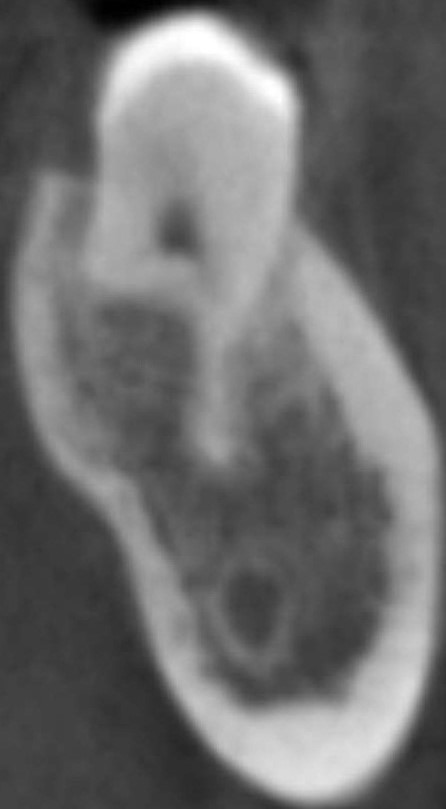
#> input picture Preprocessing M3 and MC/Preprocess Code/M3_Dataset/m3_1_1.jpg, 446 x 809 px
$ jupyter execute --allow-errors 'Preprocess (1)prototype.ipynb'
#> lines starting #> are read from the running program, lines starting #| are printed output that depends on the picture; after the words box and inside, x2 and y2 are one past the last pixel; in counts of white or black regions, pixels touching at a corner belong together
[cell 1]
import cv2
import numpy as np
from matplotlib import pyplot as plt

[cell 2]
def _plt(img, cmap,title, fsize,p):
    if p == 0:
        plt.title(title, fontsize=fsize)
        plt.imshow(img, cmap=cmap)
    else:
        plt.imshow(img, cmap=cmap)

[cell 3]
# Read the image in grayscale
image = cv2.imread('M3_Dataset/m3_1_1.jpg', cv2.IMREAD_GRAYSCALE)
#> image is the input picture: shape (809, 446); min 0, max 255, mean 109.5
_plt(image, 'gray', 'Grayscale Image', 12, 0)

[cell 4]
# Noise Removal (Gaussian Blur)
blurred_image = cv2.GaussianBlur(image, (5, 5), 0)
_plt(blurred_image, 'gray', 'Blurred Image', 12, 0)

[cell 5]
# Smoothen Image (Median Blur)
smooth_image = cv2.medianBlur(blurred_image, 5)
_plt(smooth_image, 'gray', 'Smooth Image', 12, 0)

[cell 6]
# Sharpen Image
kernel = np.array([[-1, -1, -1],
                  [-1, 9, -1],
                  [-1, -1, -1]])
sharpened_image = cv2.filter2D(smooth_image, -1, kernel)
_plt(sharpened_image, 'gray', 'Sharpened Image', 12, 0)

[cell 7]
# Binarization (Simple Thresholding)
_, binary_image = cv2.threshold(smooth_image, 127, 255, cv2.THRESH_BINARY)
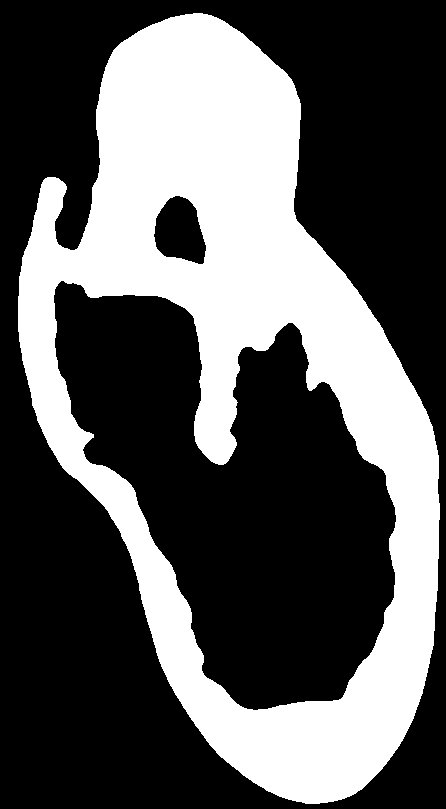
#> binary_image: shape (809, 446); 35% white; 1 white region, box (x1, y1, x2, y2) and area: (18, 13, 440, 804) 126411
_plt(binary_image, 'gray', 'Binary Image', 12, 0)

Region of Interest

Use ms paint on the image you will use, then you manually mark the ROI.
Then use python code to input the ROI

[cell 8]
# Define the region of interest (ROI) on the grayscale image
x1, y1, x2, y2 = 200, 558, 290, 665  # Specify the region coordinates

# Create a copy of the grayscale image
roi_image = image.copy()

# Apply a threshold value of 80 within the ROI using binary inverse
threshold_roi = 80  # Set the threshold value to 80 for the ROI
roi = roi_image[y1:y2, x1:x2]
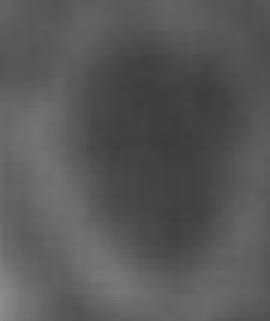
#> roi: shape (107, 90) (shown 3 times larger); min 60, max 139, mean 87.9
_, binary_inverse_roi = cv2.threshold(roi, threshold_roi, 255, cv2.THRESH_BINARY_INV)
#> binary_inverse_roi: shape (107, 90); 32% white; 4 white regions (2 under 20 px), largest, box (x1, y1, x2, y2) and area: (28, 12, 87, 87) 3002, (85, 8, 90, 26) 57
roi_image[y1:y2, x1:x2] = binary_inverse_roi
#> roi_image: shape (809, 446); 2.67% of pixels changed, all inside (x1, y1, x2, y2) = (200, 558, 290, 665)

# Set the rest of the image (outside the ROI) to be completely black
roi_image[:y1, :] = 0
roi_image[y2:, :] = 0
roi_image[:, :x1] = 0
roi_image[:, x2:] = 0
#> roi_image: shape (809, 446); 0.85% white; 4 white regions (2 under 20 px), largest, box (x1, y1, x2, y2) and area: (228, 570, 287, 645) 3002, (285, 566, 290, 584) 57

# Display the result
fig = plt.figure(figsize=(15, 5))
ax = fig.add_subplot(121)
_plt(binary_inverse_roi, 'gray', 'Binary Image (Mandibular Canal)', 12, 0)

ax = fig.add_subplot(122)
_plt(roi_image, 'gray', 'Mandibular Canal Detected (Binary Inverse Threshold)', 12, 1)

[cell 9]
# Display the result
fig = plt.figure(figsize=(15, 5))
ax = fig.add_subplot(121)
_plt(binary_image, 'gray', 'Binary Image', 12, 0)


ax = fig.add_subplot(122)
_plt(roi_image, 'gray', 'Mandibular Canal Detected (Binary Inverse Threshold)', 12, 1)

****

[cell 10]
def detect_mandibular_canal(image_path, x1, y1, x2, y2, threshold_roi=80):
    # Read the image in grayscale
    image = cv2.imread(image_path, cv2.IMREAD_GRAYSCALE)

    # Create a copy of the grayscale image
    roi_image = image.copy()

    # Apply a threshold value within the ROI using binary inverse
    roi = roi_image[y1:y2, x1:x2]
    _, binary_inverse_roi = cv2.threshold(roi, threshold_roi, 255, cv2.THRESH_BINARY_INV)
    roi_image[y1:y2, x1:x2] = binary_inverse_roi

    # Set the rest of the image (outside the ROI) to be completely black
    roi_image[:y1, :] = 0
    roi_image[y2:, :] = 0
    roi_image[:, :x1] = 0
    roi_image[:, x2:] = 0

    # Display the result

    ax = fig.add_subplot(122)
    _plt(roi_image, 'gray', 'Mandibular Canal Detected (Binary Inverse Threshold)', 12, 1)

[cell 11]
def binarize_with_threshold(image, threshold_value):
    # Binarization (Simple Thresholding)
    _, binary_image = cv2.threshold(image, threshold_value, 255, cv2.THRESH_BINARY)
    return binary_image

[cell 12]
# import the modules
import os
from os import listdir

# get the path/directory
folder_dir = "M3_Dataset"
for images in os.listdir(folder_dir):

    # check if the image ends with png
    if (images.endswith(".jpg")):
        # read the image
        image = plt.imread(os.path.join(folder_dir, images))
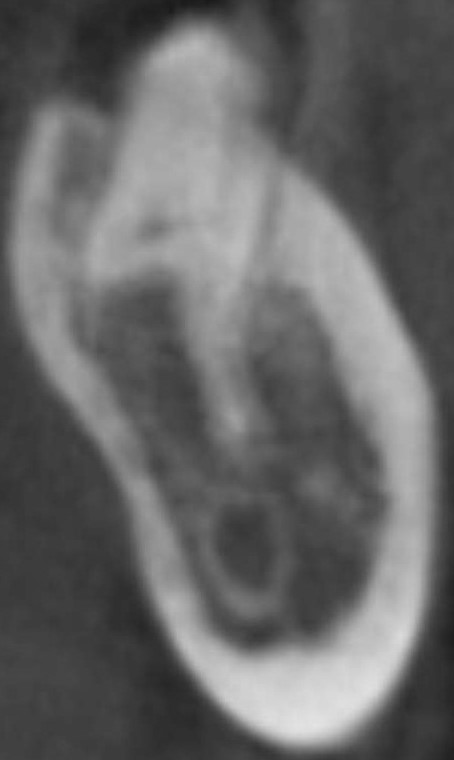
#> input picture Preprocessing M3 and MC/Preprocess Code/M3_Dataset/m3_10_1.jpg, 454 x 760 px
#> image is the input picture: shape (760, 454, 3); min 25, max 228, mean 103.1
#> pass 3 of the loop `for images in os.listdir(folder_dir):`:
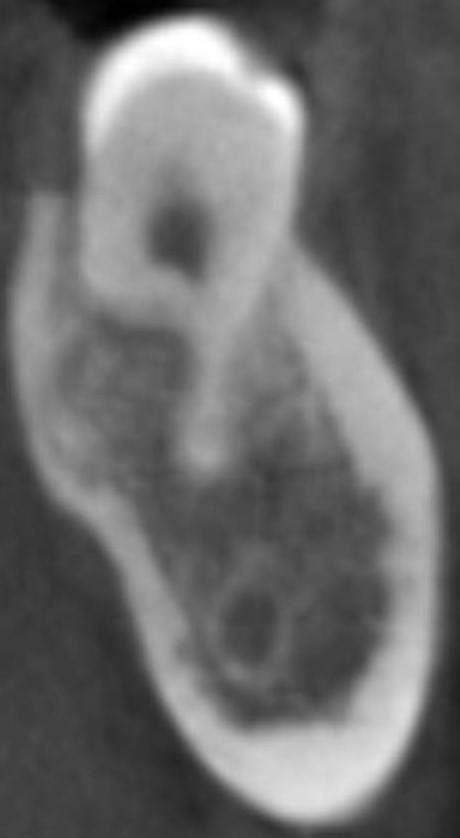
#> input picture Preprocessing M3 and MC/Preprocess Code/M3_Dataset/m3_2_1.jpg, 460 x 838 px
#> image is the input picture: shape (838, 460, 3); min 0, max 255, mean 107.7

        # display the image
        plt.imshow(image)
        plt.show()

[cell 13]
folder_dir = "M3_Dataset"
image_files = [f for f in os.listdir(folder_dir) if f.endswith(".jpg")]

for image_file in image_files:
    image_path = os.path.join(folder_dir, image_file)
    image = cv2.imread(image_path, cv2.IMREAD_GRAYSCALE)
#> image: shape (760, 454); min 25, max 228, mean 103.1

    binary_image = binarize_with_threshold(image, 130)  # Adjust the threshold value as needed
#> in binarize_with_threshold, `_, binary_image = cv2.threshold(image, threshold_value, 255, cv2.THRES..`:
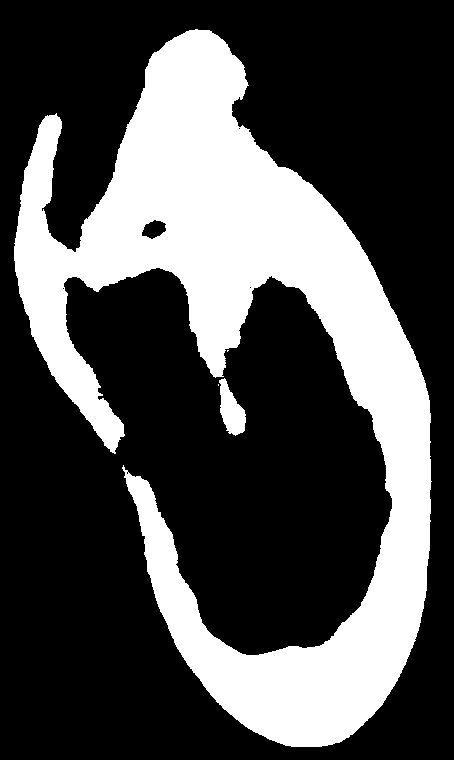
#> binary_image: shape (760, 454); 30.2% white; 4 white regions (2 under 20 px), largest, box (x1, y1, x2, y2) and area: (14, 29, 432, 747) 103331, (219, 378, 246, 436) 908
    fig = plt.figure(figsize=(15, 5))
    ax = fig.add_subplot(121)
    _plt(binary_image, 'gray', 'Binary Image', 12, 0)

    detect_mandibular_canal(image_path, 200, 558, 315, 700, threshold_roi=80)#725
#> in detect_mandibular_canal, `roi = roi_image[y1:y2, x1:x2]`:
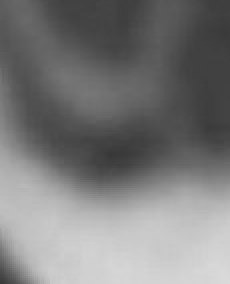
#> roi: shape (142, 115) (shown 2 times larger); min 55, max 218, mean 123.1
#> in detect_mandibular_canal, `_, binary_inverse_roi = cv2.threshold(roi, threshold_roi, 255, cv2.THR..`:
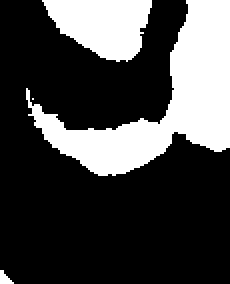
#> binary_inverse_roi: shape (142, 115) (shown 2 times larger); 27.6% white; 4 white regions (1 under 20 px), largest, box (x1, y1, x2, y2) and area: (13, 0, 115, 88) 3304, (21, 0, 76, 31) 1175, (0, 135, 7, 142) 29
#> in detect_mandibular_canal, `roi_image[y1:y2, x1:x2] = binary_inverse_roi`: roi_image: shape (760, 454); min 0, max 255, mean 100.6
#> in detect_mandibular_canal, `roi_image[:, x2:] = 0`:
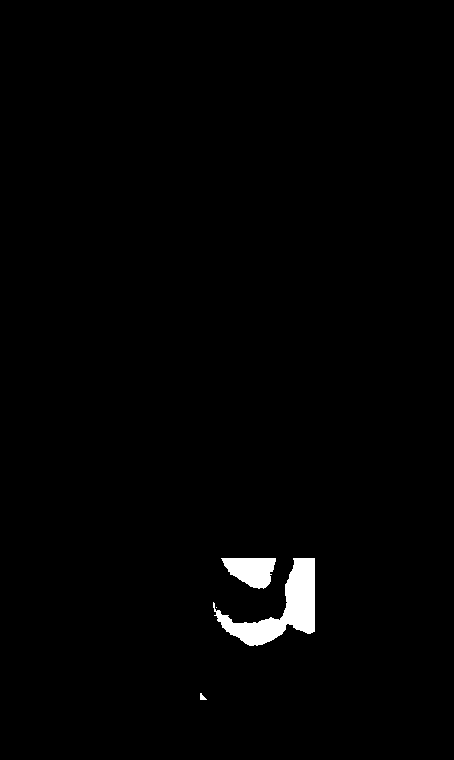
#> roi_image: shape (760, 454); 1.3% white; 4 white regions (1 under 20 px), largest, box (x1, y1, x2, y2) and area: (213, 558, 315, 646) 3304, (221, 558, 276, 589) 1175, (200, 693, 207, 700) 29
    plt.title(f'Mandibular Canal Detection: {image_file}', fontsize=12)  # Display the photo name
    plt.show()
#> pass 3 of the loop `for image_file in image_files:`:
#> image: shape (838, 460)
#> in binarize_with_threshold (call 3), `_, binary_image = cv2.threshold(image, threshold_value, 255, cv2.THRES..`:
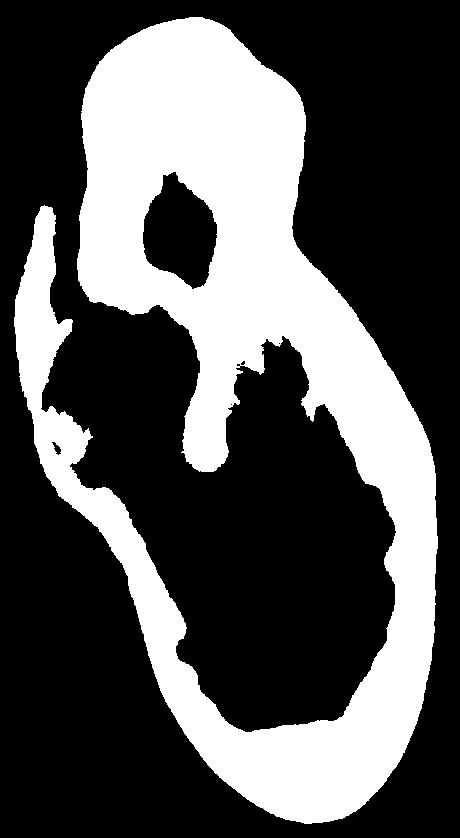
#> binary_image: shape (838, 460); 32.5% white; 1 white region, box (x1, y1, x2, y2) and area: (14, 17, 438, 824) 125470
#> in detect_mandibular_canal (call 3), `roi_image[:, x2:] = 0`:
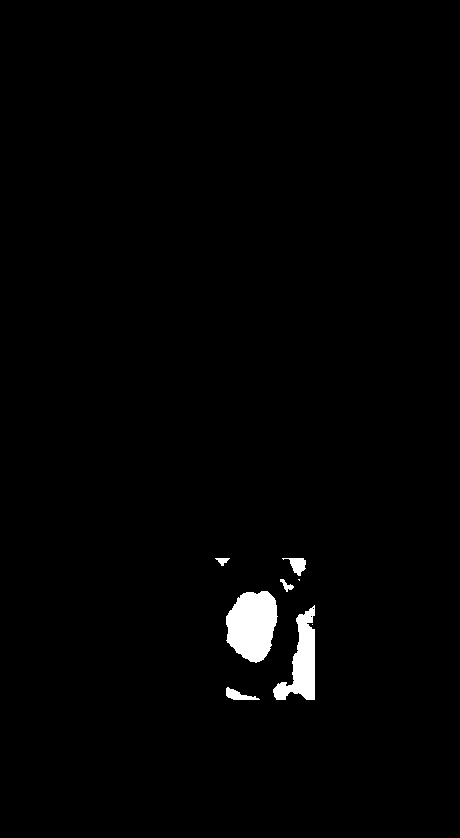
#> roi_image: shape (838, 460); 1.4% white; 8 white regions (2 under 20 px), largest, box (x1, y1, x2, y2) and area: (226, 591, 278, 663) 2809, (273, 605, 315, 700) 1900, (282, 558, 306, 576) 219, (226, 687, 260, 700) 210, (280, 579, 294, 592) 76, (215, 558, 230, 566) 65

[cell 14]
# Path to the image directory
folder_dir = "M3_Dataset"

# Get the list of image files in the directory
image_files = [f for f in os.listdir(folder_dir) if f.endswith(".jpg")]

# Iterate through the image files and apply the detection function
for image_file in image_files:
    image_path = os.path.join(folder_dir, image_file)
    detect_mandibular_canal(image_path, 200, 517, 310, 720, threshold_roi=80)
#> call 4 of detect_mandibular_canal, with image_path = 'M3_Dataset/m3_10_1.jpg', x1 = 200, y1 = 517, x2 = 310, y2 = 720, threshold_roi = 80
#> in detect_mandibular_canal (call 4), `roi = roi_image[y1:y2, x1:x2]`:
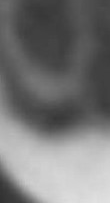
#> roi: shape (203, 110); min 49, max 225, mean 118.6
#> in detect_mandibular_canal (call 4), `_, binary_inverse_roi = cv2.threshold(roi, threshold_roi, 255, cv2.THR..`:
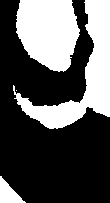
#> binary_inverse_roi: shape (203, 110); 34.9% white; 4 white regions (1 under 20 px), largest, box (x1, y1, x2, y2) and area: (13, 0, 110, 129) 3868, (16, 0, 80, 72) 3573, (0, 176, 26, 203) 359
#> in detect_mandibular_canal (call 4), `roi_image[y1:y2, x1:x2] = binary_inverse_roi`:
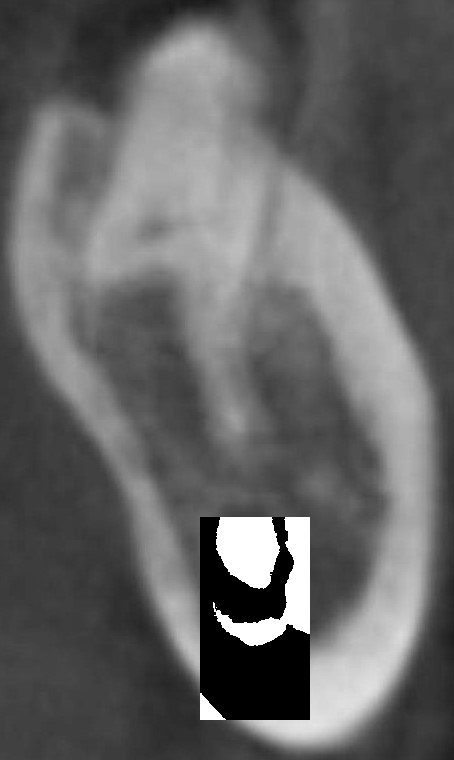
#> roi_image: shape (760, 454); min 0, max 255, mean 101.2
#> pass 3 of the loop `for image_file in image_files:`:
#> pass 3 of the loop `for image_file in image_files:`:
